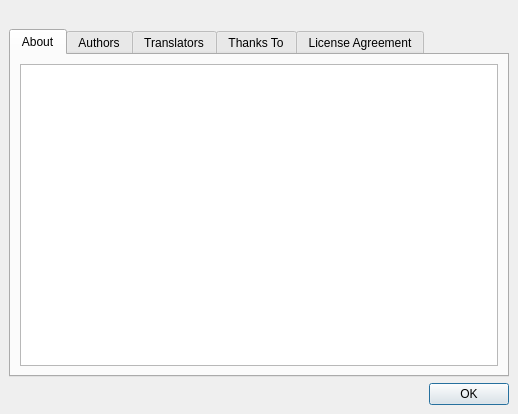
<ui version="4.0" >
 <class>AboutDialog</class>
 <widget class="QDialog" name="AboutDialog" >
  <property name="geometry" >
   <rect>
    <x>0</x>
    <y>0</y>
    <width>518</width>
    <height>414</height>
   </rect>
  </property>
  <property name="windowTitle" >
   <string>About Qmmp</string>
  </property>
  <layout class="QVBoxLayout" >
   <property name="spacing" >
    <number>6</number>
   </property>
   <property name="leftMargin" >
    <number>9</number>
   </property>
   <property name="topMargin" >
    <number>9</number>
   </property>
   <property name="rightMargin" >
    <number>9</number>
   </property>
   <property name="bottomMargin" >
    <number>9</number>
   </property>
   <item>
    <widget class="QLabel" name="pixmapLabel" >
     <property name="text" >
      <string/>
     </property>
     <property name="pixmap" >
      <pixmap resource="../images/images.qrc" >:/logo-qmmp.png</pixmap>
     </property>
     <property name="alignment" >
      <set>Qt::AlignCenter</set>
     </property>
    </widget>
   </item>
   <item>
    <widget class="QTabWidget" name="tabWidget" >
     <property name="currentIndex" >
      <number>0</number>
     </property>
     <widget class="QWidget" name="aboutTab" >
      <attribute name="title" >
       <string>About</string>
      </attribute>
      <layout class="QGridLayout" >
       <property name="leftMargin" >
        <number>9</number>
       </property>
       <property name="topMargin" >
        <number>9</number>
       </property>
       <property name="rightMargin" >
        <number>9</number>
       </property>
       <property name="bottomMargin" >
        <number>9</number>
       </property>
       <property name="horizontalSpacing" >
        <number>6</number>
       </property>
       <property name="verticalSpacing" >
        <number>6</number>
       </property>
       <item row="0" column="0" >
        <widget class="QTextEdit" name="aboutTextEdit" >
         <property name="readOnly" >
          <bool>true</bool>
         </property>
        </widget>
       </item>
      </layout>
     </widget>
     <widget class="QWidget" name="authorsTab" >
      <attribute name="title" >
       <string>Authors</string>
      </attribute>
      <layout class="QGridLayout" >
       <property name="leftMargin" >
        <number>9</number>
       </property>
       <property name="topMargin" >
        <number>9</number>
       </property>
       <property name="rightMargin" >
        <number>9</number>
       </property>
       <property name="bottomMargin" >
        <number>9</number>
       </property>
       <property name="horizontalSpacing" >
        <number>6</number>
       </property>
       <property name="verticalSpacing" >
        <number>6</number>
       </property>
       <item row="0" column="0" >
        <widget class="QTextEdit" name="authorsTextEdit" >
         <property name="readOnly" >
          <bool>true</bool>
         </property>
        </widget>
       </item>
      </layout>
     </widget>
     <widget class="QWidget" name="tab" >
      <attribute name="title" >
       <string>Translators</string>
      </attribute>
      <layout class="QVBoxLayout" >
       <item>
        <widget class="QTextEdit" name="translatorsTextEdit" >
         <property name="readOnly" >
          <bool>true</bool>
         </property>
        </widget>
       </item>
      </layout>
     </widget>
     <widget class="QWidget" name="thanksToTab" >
      <attribute name="title" >
       <string>Thanks To</string>
      </attribute>
      <layout class="QHBoxLayout" >
       <property name="spacing" >
        <number>6</number>
       </property>
       <property name="leftMargin" >
        <number>9</number>
       </property>
       <property name="topMargin" >
        <number>9</number>
       </property>
       <property name="rightMargin" >
        <number>9</number>
       </property>
       <property name="bottomMargin" >
        <number>9</number>
       </property>
       <item>
        <widget class="QTextEdit" name="thanksToTextEdit" >
         <property name="readOnly" >
          <bool>true</bool>
         </property>
        </widget>
       </item>
      </layout>
     </widget>
     <widget class="QWidget" name="licenseTab" >
      <attribute name="title" >
       <string>License Agreement</string>
      </attribute>
      <layout class="QGridLayout" >
       <property name="leftMargin" >
        <number>9</number>
       </property>
       <property name="topMargin" >
        <number>9</number>
       </property>
       <property name="rightMargin" >
        <number>9</number>
       </property>
       <property name="bottomMargin" >
        <number>9</number>
       </property>
       <property name="horizontalSpacing" >
        <number>6</number>
       </property>
       <property name="verticalSpacing" >
        <number>6</number>
       </property>
       <item row="0" column="0" >
        <widget class="QTextEdit" name="licenseTextEdit" >
         <property name="readOnly" >
          <bool>true</bool>
         </property>
         <property name="overwriteMode" >
          <bool>true</bool>
         </property>
        </widget>
       </item>
      </layout>
     </widget>
    </widget>
   </item>
   <item>
    <widget class="QDialogButtonBox" name="buttonBox" >
     <property name="orientation" >
      <enum>Qt::Horizontal</enum>
     </property>
     <property name="standardButtons" >
      <set>QDialogButtonBox::Ok</set>
     </property>
    </widget>
   </item>
  </layout>
 </widget>
 <resources>
  <include location="../images/images.qrc" />
 </resources>
 <connections>
  <connection>
   <sender>buttonBox</sender>
   <signal>accepted()</signal>
   <receiver>AboutDialog</receiver>
   <slot>accept()</slot>
   <hints>
    <hint type="sourcelabel" >
     <x>248</x>
     <y>254</y>
    </hint>
    <hint type="destinationlabel" >
     <x>157</x>
     <y>274</y>
    </hint>
   </hints>
  </connection>
  <connection>
   <sender>buttonBox</sender>
   <signal>rejected()</signal>
   <receiver>AboutDialog</receiver>
   <slot>reject()</slot>
   <hints>
    <hint type="sourcelabel" >
     <x>316</x>
     <y>260</y>
    </hint>
    <hint type="destinationlabel" >
     <x>286</x>
     <y>274</y>
    </hint>
   </hints>
  </connection>
 </connections>
</ui>
